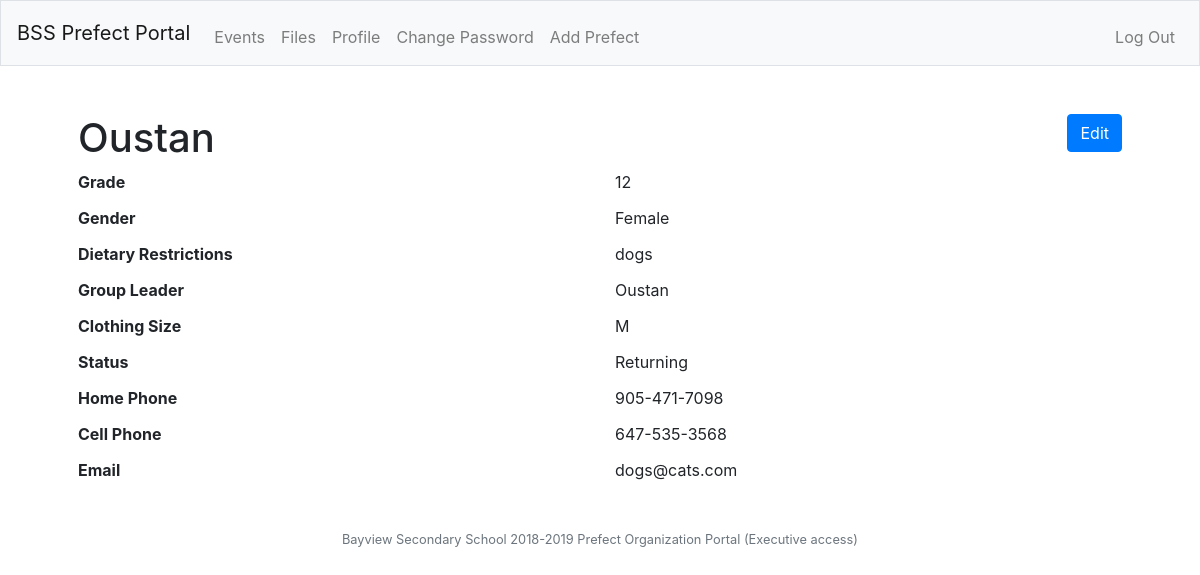
/profilee (signed in), run on the app's committed database.
### tables this page shows
CREATE TABLE users (id INTEGER PRIMARY KEY AUTOINCREMENT NOT NULL UNIQUE, username TEXT NOT NULL UNIQUE, name TEXT NOT NULL, hash TEXT NOT NULL, credits NUMERIC DEFAULT (0), grade TEXT, gender TEXT, dietary TEXT, leader TEXT, size TEXT, status TEXT, home TEXT, cell TEXT, email TEXT, position TEXT NOT NULL DEFAULT Prefect);

### app.py (the view)
@app.route('/profilee')
@login_required
def profilee():
    db.execute("SELECT * FROM users WHERE id = ?", (session['user_id'],))
    creds = db.fetchall()
    prefect = dict([
        ('name', creds[0][2]),
        ('grade', creds[0][5]),
        ('gender', creds[0][6]),
        ('dietary', creds[0][7]),
        ('group', creds[0][8]),
        ('size', creds[0][9]),
        ('status', creds[0][10]),
        ('home', creds[0][11]),
        ('cell', creds[0][12]),
        ('email', creds[0][13])
        ])
    return render_template('profilee.html', prefect = prefect)

### app.py (called while the page is built)
@app.after_request
def after_request(response):
    response.headers['Cache-Control'] = "no-cache, no-store, must-revalidate"
    response.headers['Expires'] = 0
    response.headers['Pragma'] = 'no-cache'
    return response

### functions.py (called while the page is built)
def login_required(f):
    @wraps(f)
    def decorated_function(*args, **kwargs):
        if session.get('user_id') is None:
            return redirect('/login')
        return f(*args, **kwargs)
    return decorated_function

### templates/profilee.html (shortened to what this page needs)
{% extends "layoute.html" %}
{% block main %}
    <div class="row">
        <div class="col-md-8"><h1>{{ prefect.name }}</h1></div>
        <div class="col-md-4 text-right"><a href="/edite" class="btn btn-primary">Edit</a></div>
    </div>
    <div class="row smallMargin">
        <div class="col-md-6 category">Grade</div>
        <div class="col-md-6">{{ prefect.grade }}</div>
    </div>
    <div class="row smallMargin">
        <div class="col-md-6 category">Gender</div>
        <div class="col-md-6">{{ prefect.gender }}</div>
    </div>
    <div class="row smallMargin">
        <div class="col-md-6 category">Dietary Restrictions</div>
        <div class="col-md-6">{{ prefect.dietary }}</div>
    </div>
    <div class="row smallMargin">
        <div class="col-md-6 category">Group Leader</div>
        <div class="col-md-6">{{ prefect.group }}</div>
    </div>
    <div class="row smallMargin">
        <div class="col-md-6 category">Clothing Size</div>
        <div class="col-md-6">{{ prefect.size }}</div>
    </div>
    <div class="row smallMargin">
        <div class="col-md-6 category">Status</div>
        <div class="col-md-6">{{ prefect.status }}</div>
    </div>
    <div class="row smallMargin">
        <div class="col-md-6 category">Home Phone</div>
        <div class="col-md-6">{{ prefect.home }}</div>
    </div>
    <div class="row smallMargin">
        <div class="col-md-6 category">Cell Phone</div>
        <div class="col-md-6">{{ prefect.cell }}</div>
    </div>
    <div class="row">
        <div class="col-md-6 category">Email</div>
        <div class="col-md-6">{{ prefect.email }}</div>
    </div>
{% endblock %}

### static/styles.css (style rules this page uses)
.category, .total { font-weight: bold; }
.smallMargin { margin-bottom: 12px; }

### data on the page
users: name "Oustan", grade "12", gender "Female", dietary "dogs", group "Oustan", size "M", status "Returning", home "905-471-7098", cell "647-535-3568", email "dogs@cats.com"
